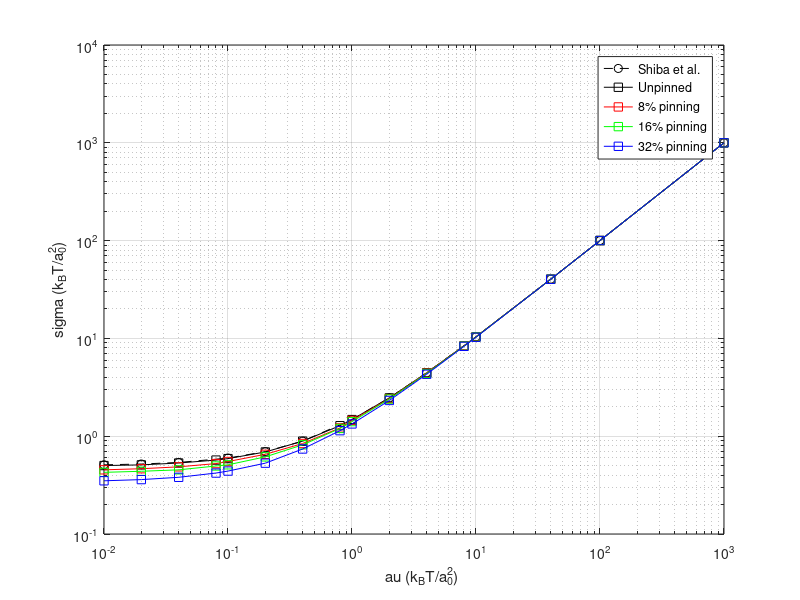
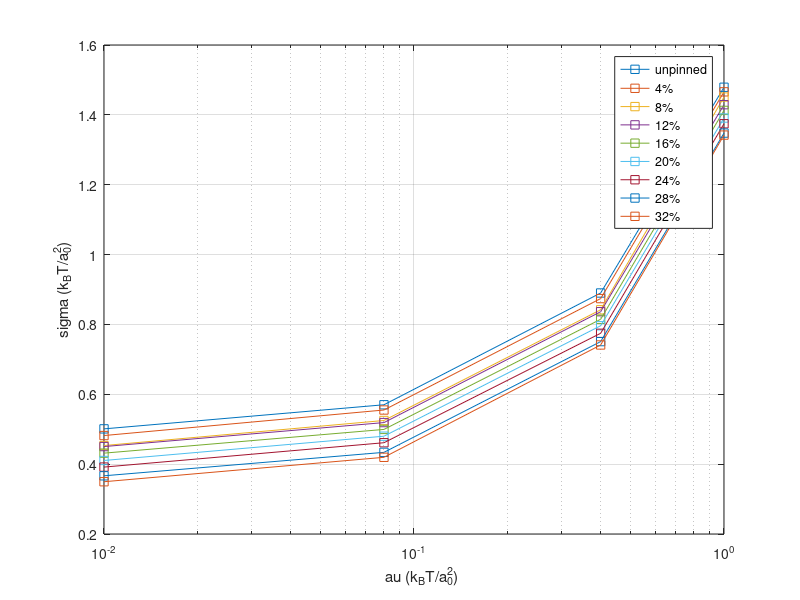
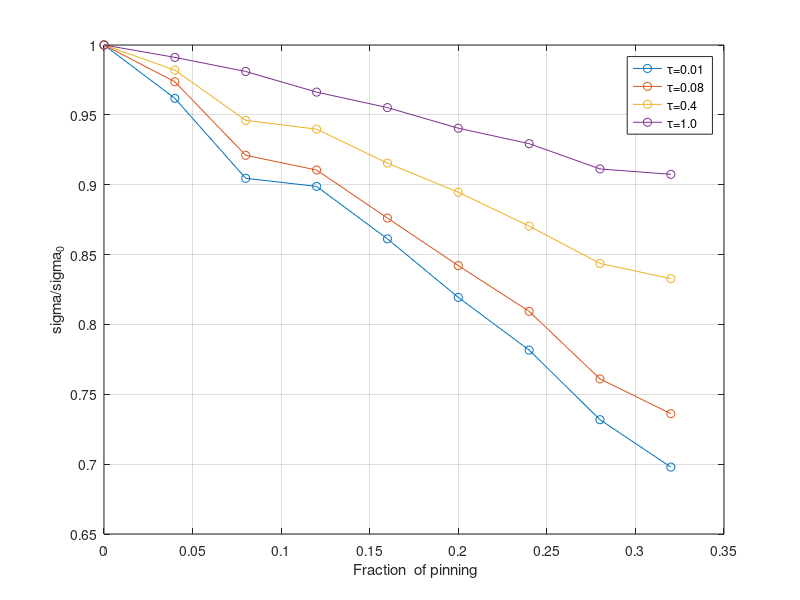
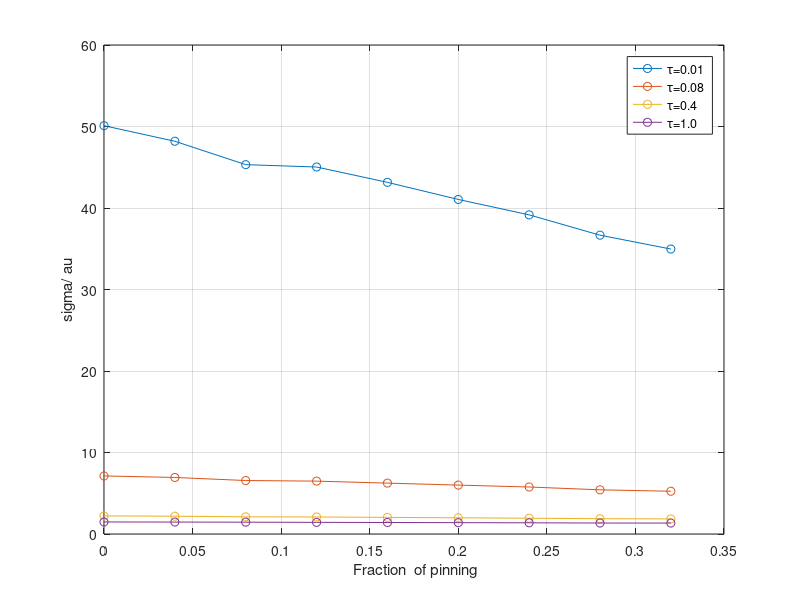

Here is the MATLAB script that generated these plots, in order:
%----------------------------sigma-tau plot-----------------------%
tau_shiba = [0.01, 0.02, 0.04, ...
    0.1, 0.2, 0.4, ...
    1.0, 2.0, 4.0, ...
    10, 40, ...
    100, ...
    1000];
   
sigma_shiba = [0.509713537, 0.519494765, 0.538834329, ...
    0.597235415, 0.694884157, 0.890458633, ...
    1.47868855, 2.462251327, 4.435035741, ...
    10.37539235, 40.23293487, ...
    100.1352802, ...
    1000.018997]; 

tau = [0.01, 0.02, 0.04, 0.08, ...
       0.1, 0.2, 0.4, 0.8, ...
       1.0, 2.0, 4.0, 8.0, ...
       10.0,40.0...
       100.0, ...
       1000.0];
   
sigma_unpinned = [0.501, 0.5091, 0.532, 0.570, ...
                0.590, 0.690, 0.890, 1.2805, ...
                1.479, 2.465, 4.448, 8.410, ...
                10.400, 40.280, ...
                100.18, ...
                1000.03];
            
sigma_normal_8 = [0.4532, 0.465, 0.486, 0.525, ...
    0.551, 0.653, 0.842, 1.2164, ...
    1.451, 2.42, 4.42, 8.380, ...
    10.370, 40.255, ... 
    100.17, ...
    1000.03];

sigma_normal_16 = [0.427, 0.438, 0.453, 0.496, ...
    0.510, 0.615, 0.816, 1.200, ...
    1.41, 2.400, 4.380, 8.350, ...
    10.340, 40.245, ...
    100.15, ...
    1000.02];
   
sigma_normal_32 = [0.350, 0.360, 0.380, 0.420, ...
    0.440, 0.530, 0.740, 1.139, ...
    1.335, 2.320, 4.300, 8.300, ...
    10.280, 40.215, ...
    100.13, ...
    1000.02];

%------------------ Plot -------------------%
figure(1)
loglog(tau_shiba,sigma_shiba,"ko--")
hold on
loglog(tau,sigma_unpinned,"ks-")
hold on
loglog(tau,sigma_normal_8,"rs-")
hold on
loglog(tau,sigma_normal_16,"gs-")
hold on
loglog(tau,sigma_normal_32,"bs-")
hold on
grid on
xlabel("\tau (k_BT/a_0^2)")
ylabel("\sigma (k_BT/a_0^2)")
legend('Shiba et al.','Unpinned','8% pinning','16% pinning','32% pinning')

%------------------------------Refined---------------------------%

tau = [0.01, 0.08, 0.4, 1.0];

unpinned = [0.501     ,0.570    ,0.890     ,1.479];
normal_4 = [0.48188   ,0.555    ,0.874     ,1.4659];
normal_8 = [0.4532    ,0.525    ,0.842     ,1.451];
normal_12 = [0.4503   ,0.519    ,0.8364    ,1.42913];
normal_16 = [0.431493 ,0.4994   ,0.814747  ,1.41275];
normal_20 = [0.410498 ,0.480    ,0.796215  ,1.39092];
normal_24 = [0.391599 ,0.461333 ,0.774648  ,1.37455];
normal_28 = [0.36664  ,0.433778 ,0.750836  ,1.34782];
normal_32 = [0.349648 ,0.419573 ,0.741193  ,1.34209];

sig_1 = [0.501, 0.48188, 0.4532, 0.4503, 0.431493, 0.410498, 0.391599, 0.36664, 0.349648] / 0.501;
sig_2 = [0.570, 0.555, 0.525, 0.519, 0.4994, 0.480, 0.461333, 0.433778, 0.419573] / 0.570;
sig_3 = [0.890, 0.874, 0.842, 0.8364, 0.814747, 0.796215, 0.774648, 0.750836, 0.741193] / 0.890;
sig_4 = [1.479,1.4659,1.451,1.42913,1.41275,1.39092,1.37455,1.34782,1.34209] / 1.479;

sig_by_tau_1 = [0.501, 0.48188, 0.4532, 0.4503, 0.431493, 0.410498, 0.391599, 0.36664, 0.349648] / 0.01;
sig_by_tau_2 = [0.570, 0.555, 0.525, 0.519, 0.4994, 0.480, 0.461333, 0.433778, 0.419573] / 0.08;
sig_by_tau_3 = [0.890, 0.874, 0.842, 0.8364, 0.814747, 0.796215, 0.774648, 0.750836, 0.741193] / 0.4;
sig_by_tau_4 = [1.479,1.4659,1.451,1.42913,1.41275,1.39092,1.37455,1.34782,1.34209];

percentages = [0.0, 0.04, 0.08, 0.12, 0.16, 0.20, 0.24, 0.28, 0.32];

%------------------------------------------------------%
figure(2)
semilogx(tau,unpinned,'Marker','s');
hold on
semilogx(tau,normal_4,'Marker','s');
hold on
semilogx(tau,normal_8,'Marker','s');
hold on
semilogx(tau,normal_12,'Marker','s');
hold on
semilogx(tau,normal_16,'Marker','s');
hold on
semilogx(tau,normal_20,'Marker','s');
hold on
semilogx(tau,normal_24,'Marker','s');
hold on
semilogx(tau,normal_28,'Marker','s');
hold on
semilogx(tau,normal_32,'Marker','s');
xlabel("\tau (k_BT/a_0^2)")
ylabel("\sigma (k_BT/a_0^2)")
grid on
legend('unpinned','4%','8%','12%','16%','20%','24%','28%','32%');

%-------------------------------------------------------%
figure(3)
plot(percentages, sig_1,'Marker','o')
hold on
plot(percentages, sig_2,'Marker','o')
hold on
plot(percentages, sig_3,'Marker','o')
hold on
plot(percentages, sig_4,'Marker','o')
hold on
grid on
xlabel(" Fraction  of pinning")
ylabel("\sigma/\sigma_{0}")
grid on
legend('\tau=0.01 ','\tau=0.08','\tau=0.4','\tau=1.0');
%-------------------------------------------------------%
figure(4)
plot(percentages, sig_by_tau_1,'Marker','o')
hold on
plot(percentages, sig_by_tau_2,'Marker','o')
hold on
plot(percentages, sig_by_tau_3,'Marker','o')
hold on
plot(percentages, sig_by_tau_4,'Marker','o')
hold on
grid on
xlabel(" Fraction  of pinning")
ylabel("\sigma/\tau")
grid on
legend('\tau=0.01 ','\tau=0.08','\tau=0.4','\tau=1.0');

%----------------------sigma Vs excess area------------------------%/
excess_area_unpinned = [0.0203,0.0202, 0.0194,0.0196,...
    0.0197,0.0194,0.0189,0.0181,...
    0.0170,0.0157,0.0133,0.0107,...
    0.0100,0.0056,...
    0.0032,...
    4.7*1e-4];
delta_a = 100*(excess_area_unpinned(1) - excess_area_unpinned);

excess_area_normal_8 = [0.0203,0.0202, 0.0194,0.0196,...
    0.0197,0.0194,0.0189,0.0181,...
    0.0170,0.0157,0.0133,0.0107,...
    0.0100,0.0056,...
    0.0032,...
    4.7*1e-4];
delta_a_normal_8 = 100*(excess_area_normal_8(1) - excess_area_normal_8);

excess_area_normal_16 = [0.0089,0.0089, 0.0089,0.0087,...
    0.0089,0.0088,0.0087,0.0086,...
    0.0085,0.0082,0.0078,0.0071,...
    0.0067,0.0043,...
    0.0025,...
    4.2367e-04];
delta_a_normal_16 = 100*(excess_area_normal_16(1) - excess_area_normal_16);

excess_area_normal_32 = [0.0059,0.0059, 0.0060,0.0059,...
    0.0060,0.0059,0.0059,0.0058,...
    0.0058,0.0057,0.0055,0.0052,...
    0.0049,0.0035,...
    7.4078e-04,...
    3.4295e-04];
delta_a_normal_32 = 100*(excess_area_normal_32(1) - excess_area_normal_32);


figure (5)
semilogy(delta_a, sigma_unpinned/sigma_unpinned(1),'bs-');
hold on
semilogy(delta_a_normal_8, sigma_normal_8/sigma_normal_8(1),'rs-');
hold on
semilogy(delta_a_normal_16, sigma_normal_16/sigma_normal_16(1),'gs-');
hold on
semilogy(delta_a_normal_32, sigma_normal_32/sigma_normal_32(1),'ks-');
xlabel(" \Deltaa = a_0-a (%)")
ylabel("\sigma/\sigma_0")
grid on
legend('unpinned','8%','16%','32%')